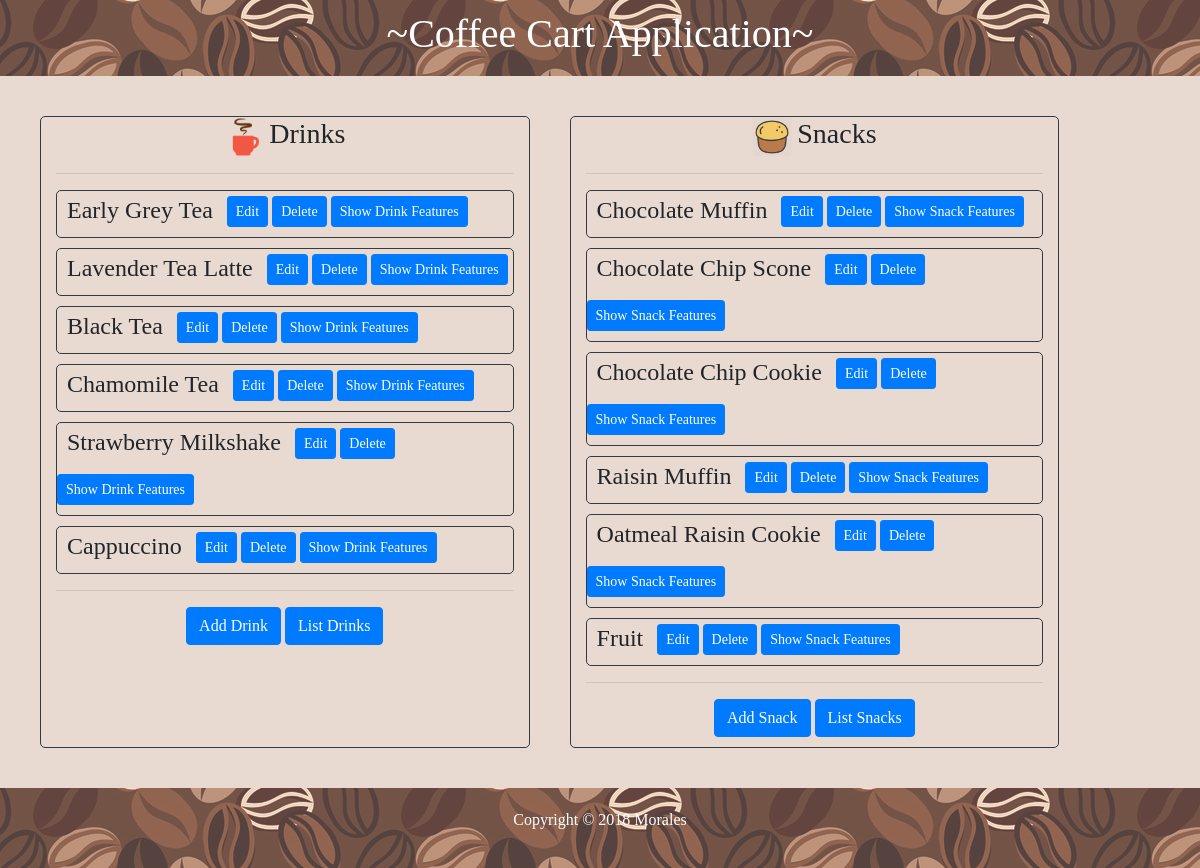
Page /cart/ on the committed database.
### cart/models.py (models this page shows, shortened)
class Drinks(models.Model):
	name = models.CharField(max_length=40)
	ingredients = models.TextField()
	recommendations = models.TextField()

class Snacks(models.Model):
	name = models.CharField(max_length=40)
	ingredients = models.TextField()
	recommendations = models.TextField()

### cart/views.py (the view)
# urls.py: path('', views.index, name='index'),
def index(request):
	snacks_list = Snacks.objects.order_by('id')
	drinks_list = Drinks.objects.order_by('id')
	context = {'snacks_list': snacks_list, 'drinks_list': drinks_list}
	return render(request, 'cart/index.html', context)

### cart/templates/cart/index.html (shortened to what this page needs)
{% load static %}
<!DOCTYPE html>
<html>
<head>
    <link href="{% static 'cart/bootstrap.css' %}" rel="stylesheet">
    <link href="{% static 'cart/bootstrap.min.css' %}" rel="stylesheet">
    <link href="{% static 'cart/bootstrap-grid.css' %}" rel="stylesheet">
    <link href="{% static 'cart/bootstrap-grid.min.css' %}" rel="stylesheet">
    <link href="{% static 'cart/bootstrap-reboot.css' %}" rel="stylesheet">
    <link href="{% static 'cart/style.css' %}" rel="stylesheet">
</head>
<body>
	<header>
		<h1 id='main_header'>~Coffee Cart Application~</h1>
	</header>
	<div id="content" class="row">
	    <div id="left_div" class="col-md-5 border border-dark">
	        <h3><img id="main_img" src="{% static 'cart/drink_2.png' %}">Drinks</h3>
	        <hr>
			{% for drink in drinks_list %}
			<div class="border border-dark items">
		        <div>
		        	<h4>{{drink.name}}</h4>
		        	<a href="{% url 'edit_item' drink.name %}"><button type="button" class="btn btn-primary btn-sm">Edit</button></a>
		        	<a href="{% url 'delete_item' drink.name %}"><button type="button" class="btn btn-primary btn-sm">Delete</button></a>
		        	<a href="{% url 'features' drink.name %}"><button type="button" class="btn btn-primary btn-sm">Show Drink Features</button></a>
		        </div>
		    </div>
		    {% endfor %}
		    <hr>
		    <div align="center">
		 		<a href="{% url 'add_drink' %}"><button type="button" class="btn btn-primary ">Add Drink</button></a>
		 		<a href="{% url 'items' 'drink' %}" class="btn btn-primary">List Drinks</a>
		 	</div>
	    </div>
	    <div class="col-md-5 border border-dark">
	        <h3><img id="main_img" src="{% static 'cart/scone.png' %}">Snacks</h3>
	        <hr>
	        {% for snack in snacks_list %}
			<div class="border border-dark items">
		        <div>
		        	<h4>{{snack.name}}</h4>
		        	<a href="{% url 'edit_item' snack.name %}"><button type="button" class="btn btn-primary btn-sm">Edit</button></a>
		        	<a href="{% url 'delete_item' snack.name %}"><button type="button" class="btn btn-primary btn-sm">Delete</button></a>
		        	<a href="{% url 'features' snack.name %}"><button type="button" class="btn btn-primary btn-sm">Show Snack Features</button></a>
		        </div>
		    </div>
		    {% endfor %}
		    <hr>
		    <div align="center">
		 		<a href="{% url 'add_snack' %}"><button type="button" class="btn btn-primary ">Add Snack</button></a>
		 		<a href="{% url 'items' 'snack' %}" class="btn btn-primary">List Snacks</a>
		 	</div>
	    </div>
	</div>
	<footer id="main-footer">
	    <p>Copyright &copy; 2018 Morales</p>
	</footer>
</body>
</html>

### cart/static/cart/style.css (style rules this page uses)
header { margin-bottom: 40px; padding: 10px; background-image: url(coffee_bean_3.jpg); font-weight: bold; }
body { background-color: #e8dad1; font-family: garamond; }
div { outline-color: black; border-radius: 5px; }
#main_header { text-align: center; color: white; }
#left_div { margin-right: 40px; }
.items, .btn { margin-bottom: 10px; }
#content { margin-left: 40px; }
h4 { display: inline-block; text-align: left; margin-left: 10px; margin-right: 10px; }
h3 { text-align: center; }
.btn { text-align: right; }
.btn-sm { margin-top: 5px; }
#main-footer { text-align: center; padding: 20px; margin-top: 40px; background-image: url(coffee_bean_3.jpg); color: white; }
#main_img { width: 40px; height: 40px; margin-right: 5px; }

### rows in the picture
Drinks: name "Early Grey Tea"
Drinks: name "Lavender Tea Latte"
Drinks: name "Black Tea"
Drinks: name "Chamomile Tea"
Drinks: name "Strawberry Milkshake"
Drinks: name "Cappuccino"
Snacks: name "Chocolate Muffin"
Snacks: name "Chocolate Chip Scone"
Snacks: name "Chocolate Chip Cookie"
Snacks: name "Raisin Muffin"
Snacks: name "Oatmeal Raisin Cookie"
Snacks: name "Fruit"
